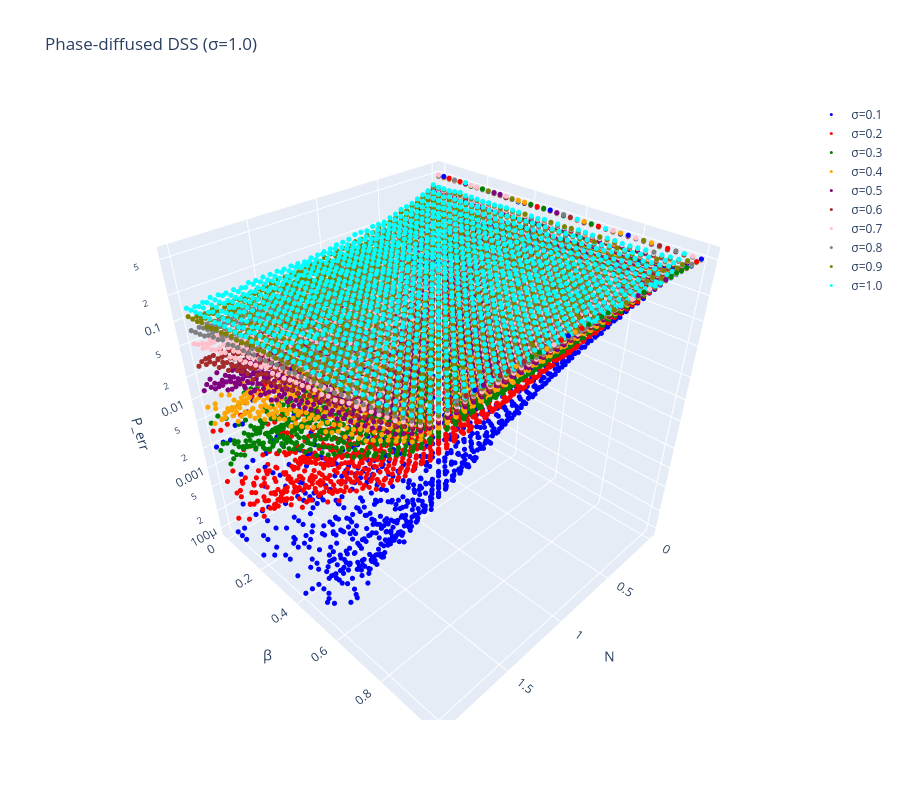

Notebook cell for this chart:
### Code cell
# Flatten grid for scatter points
N_grid, beta_grid = np.meshgrid(N_dss, beta_dss, indexing="ij")
colors = [
    "blue", "red", "green", "orange", "purple",
    "brown", "pink", "gray", "olive", "cyan"
]

fig = go.Figure()
sigmas = [0.1, 0.2, 0.3, 0.4, 0.5, 0.6, 0.7, 0.8, 0.9, 1.0]
for i, sigma in enumerate(sigmas):
    data = np.load(f"data/perr_data_phase_diff_dss_N40_b40_S10000_sigma{sigma}.npz")

    N_dss = data["N"]
    beta_dss = data["beta"]
    p_err_dss = data["p_err_dss"]
    sigma_dss = data["sigma"]

    fig.add_trace(
        go.Scatter3d(
            x=N_grid.ravel(),
            y=beta_grid.ravel(),
            z=p_err_dss.ravel(),
            mode="markers",
            marker=dict(
                size=3,
                color=colors[i]
            ),
            name=f"σ={sigma}"
        )
    )

fig.update_layout(
    title=rf"Phase-diffused DSS (σ={sigma_dss})", 
    scene=dict(xaxis_title="N", yaxis_title=r"β", 
               zaxis=dict(title="P_err", type='log'),
               aspectmode="cube"), 
               width=900, height=800)

fig.show()

### Figure 1 — Plotly figure (JSON) as saved in the notebook; plotly's stock layout.template omitted (floating-point values rounded to 4 significant figures; data arrays with more than 128 entries replaced by an {"elided": "..."} marker saying what was removed)
{"data": [{"marker": {"color": "blue", "size": 3}, "mode": "markers", "name": "σ=0.1", "type": "scatter3d", "x": {"elided": "1600 float values"}, "y": {"elided": "1600 float values"}, "z": {"elided": "1600 float values"}}, {"marker": {"color": "red", "size": 3}, "mode": "markers", "name": "σ=0.2", "type": "scatter3d", "x": {"elided": "1600 float values"}, "y": {"elided": "1600 float values"}, "z": {"elided": "1600 float values"}}, {"marker": {"color": "green", "size": 3}, "mode": "markers", "name": "σ=0.3", "type": "scatter3d", "x": {"elided": "1600 float values"}, "y": {"elided": "1600 float values"}, "z": {"elided": "1600 float values"}}, {"marker": {"color": "orange", "size": 3}, "mode": "markers", "name": "σ=0.4", "type": "scatter3d", "x": {"elided": "1600 float values"}, "y": {"elided": "1600 float values"}, "z": {"elided": "1600 float values"}}, {"marker": {"color": "purple", "size": 3}, "mode": "markers", "name": "σ=0.5", "type": "scatter3d", "x": {"elided": "1600 float values"}, "y": {"elided": "1600 float values"}, "z": {"elided": "1600 float values"}}, {"marker": {"color": "brown", "size": 3}, "mode": "markers", "name": "σ=0.6", "type": "scatter3d", "x": {"elided": "1600 float values"}, "y": {"elided": "1600 float values"}, "z": {"elided": "1600 float values"}}, {"marker": {"color": "pink", "size": 3}, "mode": "markers", "name": "σ=0.7", "type": "scatter3d", "x": {"elided": "1600 float values"}, "y": {"elided": "1600 float values"}, "z": {"elided": "1600 float values"}}, {"marker": {"color": "gray", "size": 3}, "mode": "markers", "name": "σ=0.8", "type": "scatter3d", "x": {"elided": "1600 float values"}, "y": {"elided": "1600 float values"}, "z": {"elided": "1600 float values"}}, {"marker": {"color": "olive", "size": 3}, "mode": "markers", "name": "σ=0.9", "type": "scatter3d", "x": {"elided": "1600 float values"}, "y": {"elided": "1600 float values"}, "z": {"elided": "1600 float values"}}, {"marker": {"color": "cyan", "size": 3}, "mode": "markers", "name": "σ=1.0", "type": "scatter3d", "x": {"elided": "1600 float values"}, "y": {"elided": "1600 float values"}, "z": {"elided": "1600 float values"}}], "layout": {"height": 800, "scene": {"aspectmode": "cube", "xaxis": {"title": {"text": "N"}}, "yaxis": {"title": {"text": "β"}}, "zaxis": {"title": {"text": "P_err"}, "type": "log"}}, "title": {"text": "Phase-diffused DSS (σ=1.0)"}, "width": 900}}
